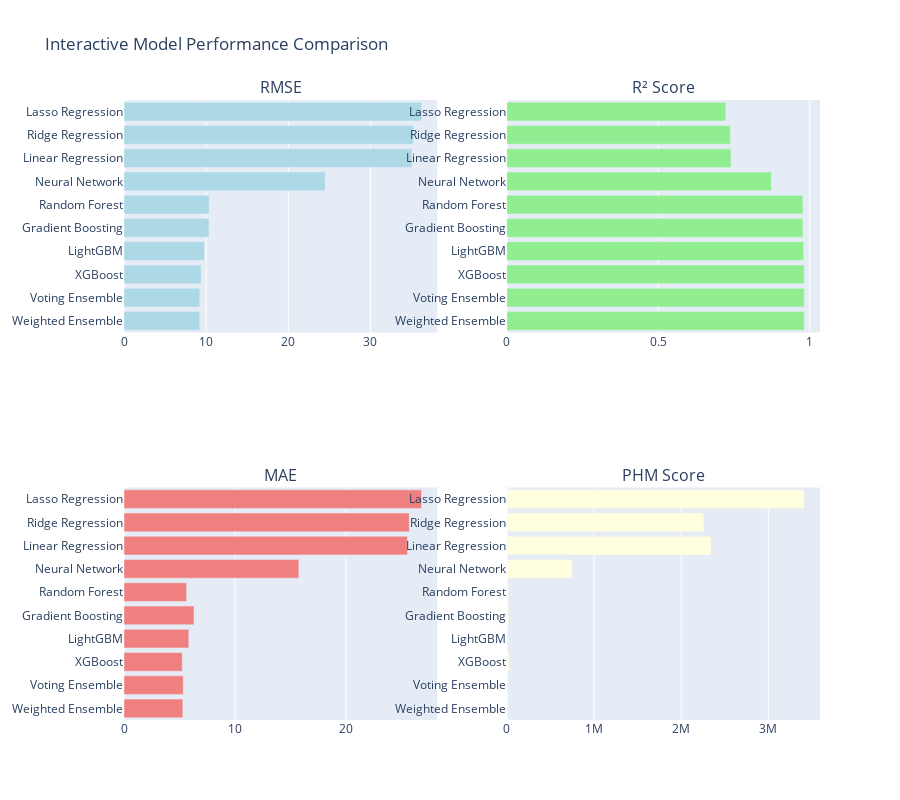

The code cell stored with this chart in its notebook:
### Code cell
# Create model performance comparison visualizations
fig, axes = plt.subplots(2, 2, figsize=(15, 12))
fig.suptitle('Model Performance Comparison', fontsize=16, fontweight='bold')

# RMSE comparison
axes[0, 0].barh(performance_clean['Model'], performance_clean['RMSE'])
axes[0, 0].set_xlabel('RMSE (cycles)')
axes[0, 0].set_title('Root Mean Square Error')
axes[0, 0].grid(True, alpha=0.3)

# R² comparison
axes[0, 1].barh(performance_clean['Model'], performance_clean['R²'])
axes[0, 1].set_xlabel('R² Score')
axes[0, 1].set_title('Coefficient of Determination')
axes[0, 1].grid(True, alpha=0.3)

# MAE comparison
axes[1, 0].barh(performance_clean['Model'], performance_clean['MAE'])
axes[1, 0].set_xlabel('MAE (cycles)')
axes[1, 0].set_title('Mean Absolute Error')
axes[1, 0].grid(True, alpha=0.3)

# PHM Score comparison
axes[1, 1].barh(performance_clean['Model'], performance_clean['PHM_Score'])
axes[1, 1].set_xlabel('PHM Score')
axes[1, 1].set_title('PHM Score (Lower is Better)')
axes[1, 1].grid(True, alpha=0.3)

plt.tight_layout()
plt.show()

# Interactive comparison if enabled
if interactive:
    fig = make_subplots(
        rows=2, cols=2,
        subplot_titles=('RMSE', 'R² Score', 'MAE', 'PHM Score'),
        specs=[[{"secondary_y": False}, {"secondary_y": False}],
               [{"secondary_y": False}, {"secondary_y": False}]]
    )
    
    # Add RMSE
    fig.add_trace(
        go.Bar(x=performance_clean['RMSE'], y=performance_clean['Model'], 
               orientation='h', name='RMSE', marker_color='lightblue'),
        row=1, col=1
    )
    
    # Add R²
    fig.add_trace(
        go.Bar(x=performance_clean['R²'], y=performance_clean['Model'], 
               orientation='h', name='R²', marker_color='lightgreen'),
        row=1, col=2
    )
    
    # Add MAE
    fig.add_trace(
        go.Bar(x=performance_clean['MAE'], y=performance_clean['Model'], 
               orientation='h', name='MAE', marker_color='lightcoral'),
        row=2, col=1
    )
    
    # Add PHM Score
    fig.add_trace(
        go.Bar(x=performance_clean['PHM_Score'], y=performance_clean['Model'], 
               orientation='h', name='PHM Score', marker_color='lightyellow'),
        row=2, col=2
    )
    
    fig.update_layout(height=800, title_text="Interactive Model Performance Comparison", showlegend=False)
    fig.show()

### Figure 1 — Plotly figure (JSON) as saved in the notebook; plotly's stock layout.template omitted (floating-point values rounded to 4 significant figures)
{"data": [{"marker": {"color": "lightblue"}, "name": "RMSE", "orientation": "h", "type": "bar", "x": [9.21, 9.225, 9.382, 9.782, 10.34, 10.37, 24.49, 35.06, 35.21, 36.21], "xaxis": "x", "y": ["Weighted Ensemble", "Voting Ensemble", "XGBoost", "LightGBM", "Gradient Boosting", "Random Forest", "Neural Network", "Linear Regression", "Ridge Regression", "Lasso Regression"], "yaxis": "y"}, {"marker": {"color": "lightgreen"}, "name": "R²", "orientation": "h", "type": "bar", "x": [0.9821, 0.982, 0.9814, 0.9798, 0.9774, 0.9773, 0.8732, 0.7402, 0.7379, 0.7228], "xaxis": "x2", "y": ["Weighted Ensemble", "Voting Ensemble", "XGBoost", "LightGBM", "Gradient Boosting", "Random Forest", "Neural Network", "Linear Regression", "Ridge Regression", "Lasso Regression"], "yaxis": "y2"}, {"marker": {"color": "lightcoral"}, "name": "MAE", "orientation": "h", "type": "bar", "x": [5.302, 5.34, 5.252, 5.841, 6.31, 5.642, 15.76, 25.55, 25.71, 26.82], "xaxis": "x3", "y": ["Weighted Ensemble", "Voting Ensemble", "XGBoost", "LightGBM", "Gradient Boosting", "Random Forest", "Neural Network", "Linear Regression", "Ridge Regression", "Lasso Regression"], "yaxis": "y3"}, {"marker": {"color": "lightyellow"}, "name": "PHM Score", "orientation": "h", "type": "bar", "x": [13970.0, 14120.0, 31300.0, 12050.0, 24690.0, 20690.0, 752200.0, 2343000.0, 2261000.0, 3414000.0], "xaxis": "x4", "y": ["Weighted Ensemble", "Voting Ensemble", "XGBoost", "LightGBM", "Gradient Boosting", "Random Forest", "Neural Network", "Linear Regression", "Ridge Regression", "Lasso Regression"], "yaxis": "y4"}], "layout": {"annotations": [{"font": {"size": 16}, "showarrow": false, "text": "RMSE", "x": 0.225, "xanchor": "center", "xref": "paper", "y": 1, "yanchor": "bottom", "yref": "paper"}, {"font": {"size": 16}, "showarrow": false, "text": "R² Score", "x": 0.775, "xanchor": "center", "xref": "paper", "y": 1, "yanchor": "bottom", "yref": "paper"}, {"font": {"size": 16}, "showarrow": false, "text": "MAE", "x": 0.225, "xanchor": "center", "xref": "paper", "y": 0.375, "yanchor": "bottom", "yref": "paper"}, {"font": {"size": 16}, "showarrow": false, "text": "PHM Score", "x": 0.775, "xanchor": "center", "xref": "paper", "y": 0.375, "yanchor": "bottom", "yref": "paper"}], "height": 800, "showlegend": false, "title": {"text": "Interactive Model Performance Comparison"}, "xaxis": {"anchor": "y", "domain": [0, 0.45]}, "xaxis2": {"anchor": "y2", "domain": [0.55, 1]}, "xaxis3": {"anchor": "y3", "domain": [0, 0.45]}, "xaxis4": {"anchor": "y4", "domain": [0.55, 1]}, "yaxis": {"anchor": "x", "domain": [0.625, 1]}, "yaxis2": {"anchor": "x2", "domain": [0.625, 1]}, "yaxis3": {"anchor": "x3", "domain": [0, 0.375]}, "yaxis4": {"anchor": "x4", "domain": [0, 0.375]}}}
